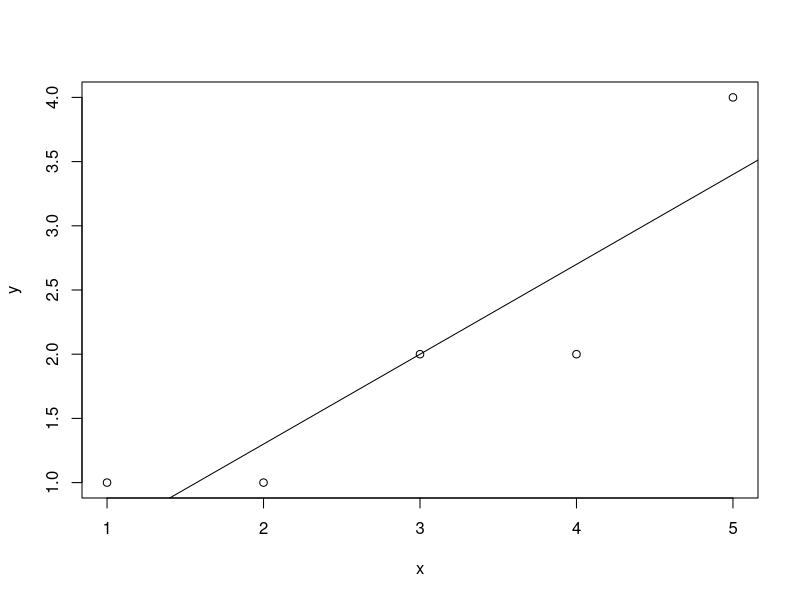

Reproduce this figure in R.
## ---- chunk 1
x<-c(1,2,3,4,5)
y<-c(1,1,2,2,4)

## ---- chunk 2
plot(x,y)
abline(lm(y~x)) 
regresion_linear<-lm(y~x,)

## ---- chunk 3
summary(regresion_linear)
